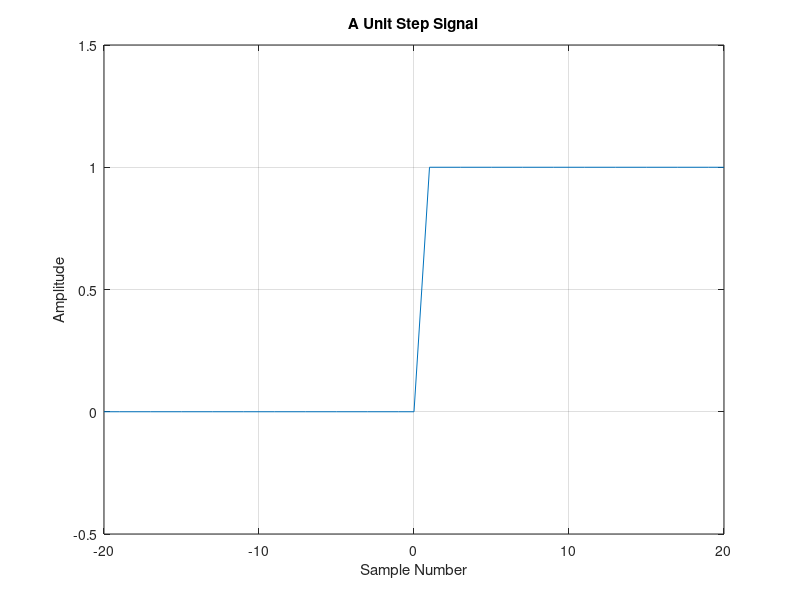

The MATLAB source for this figure:
% Generates 40 samples of a unit step signal, u(n)
N = 40;             % Define the number of samples
n = -20 : 20;       % Define a suitable discrete time axis
u = [zeros(1, (N / 2) + 1), ones(1, (N / 2))];      % Generate the signal
plot(n, u);                     % Plot the signal
axis([-20, 20, -0.5, 1.5]);     % Scale axis
grid;
title('A Unit Step Signal');
xlabel('Sample Number');
ylabel('Amplitude');
